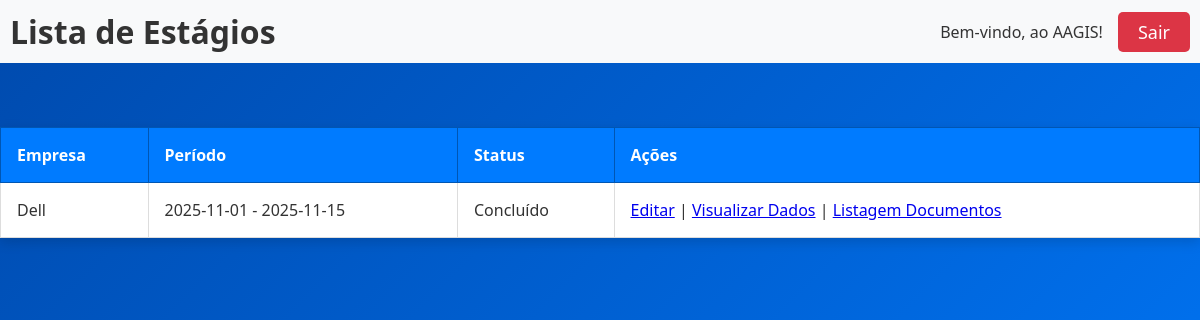
The page /listagem.php (signed in) on the database as committed earlier.
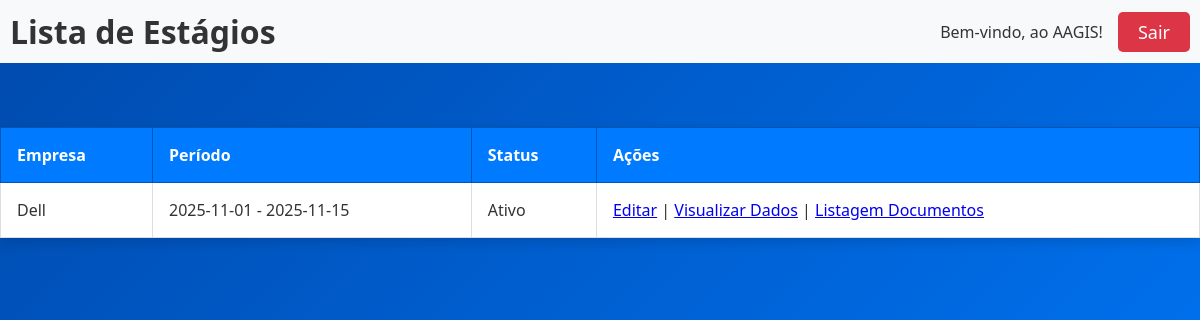
The same page on the database as committed later.
### tables this page shows
CREATE TABLE `estagio` (
  `idEstagio` int(11) NOT NULL,
  `nome` varchar(255) NOT NULL,
  `dataInicio` date NOT NULL,
  `dataFim` date NOT NULL,
  `empresa` varchar(255) NOT NULL,
  `setorEmpresa` varchar(255) NOT NULL,
  `vinculoTrabalhista` tinyint(1) NOT NULL,
  `nomeSupervisor` varchar(255) NOT NULL,
  `obrigatorio` tinyint(1) NOT NULL,
  `emailSupervisor` varchar(255) NOT NULL,
  `idAluno` int(11) NOT NULL,
  `idProfessor` int(11) NOT NULL,
  `status` int(10) NOT NULL,
  `professor` varchar(200) NOT NULL
);

### bd/MySQL.php (called while the page is built, shortened)
<?php
class MySQL{
	private $connection;
	public function __construct(){
		try {
			$this->connection = new \mysqli(HOST, USUARIO, SENHA, BANCO);
			$this->connection->query("CREATE DATABASE IF NOT EXISTS " . BANCO);
			$this->connection->select_db(BANCO);
			$this->connection->set_charset("utf8");
		} catch (Exception $e) {
			error_log("Erro na conexão MySQL: " . $e->getMessage());
			throw $e;
		}
	}
	public function consulta($sql){
		try {
			$result = $this->connection->query($sql);
			$data = array();
			while($item = mysqli_fetch_array($result, MYSQLI_ASSOC)){
				$data[] = $item;
			}
			return $data;
		} catch (Exception $e) {
			error_log("Erro ao consultar: " . $e->getMessage());
			throw $e;
		}
	}
	}
?>

### classes/Estagio.php (called while the page is built, shortened)
<?php
require_once __DIR__."/../bd/MySQL.php";
class Estagio{
    private $idEstagio;
    private $dataInicio;
    private $dataFim;
    private $empresa;
    private $status;
    public function __construct($name = '', $dataInicio = null, $dataFim = null,
        $empresa = '', $setorEmpresa = '', $vinculoTrabalhista = 0,
        $obrigatorio = 0, $nameSupervisor = '', $emailSupervisor = '',
        $professor = '', $idAluno = null, $idProfessor = null, $status = 1){
        $this->dataInicio = $dataInicio;
        $this->dataFim = $dataFim;
        $this->empresa = $empresa;
        $this->status = $status;
    }
    public function getIdEstagio(){
        return $this->idEstagio;
    }
    public function getDataInicio(){
        return $this->dataInicio;
    }
    public function getDataFim(){
        return $this->dataFim;
    }
    public function getEmpresa(){
        return $this->empresa;
    }
    public static function findall($idAluno = null): array {
        $conexao = new MySQL();
        $idUsuarioInt = (int) ($_SESSION['idUsuario']);
        $tipo = $_SESSION['tipo'] ?? 'aluno';
        if ($tipo === 'professor') {
            $sql = "SELECT e.*, a.nome AS nomeAluno
                    FROM estagio e
                    LEFT JOIN usuario a ON e.idAluno = a.idUsuario
                    WHERE e.idProfessor = {$idUsuarioInt}";
        } else {
            $sql = "SELECT e.*, u.nome AS nomeProfessor
                    FROM estagio e
                    LEFT JOIN usuario u ON e.idProfessor = u.idUsuario
                    WHERE e.idAluno = {$idUsuarioInt}";
        }
        $resultados = $conexao->consulta($sql);
        $estagios = array();
        foreach ($resultados as $resultado) {
            $profNome = $resultado['nomeProfessor'] ?? '';
            $e = new Estagio(
                $resultado['nome'] ?? '',
                $resultado['dataInicio'] ?? null,
                $resultado['dataFim'] ?? null,
                $resultado['empresa'] ?? '',
                $resultado['setorEmpresa'] ?? '',
                $resultado['vinculoTrabalhista'] ?? 0,
                $resultado['obrigatorio'] ?? 0,
                $resultado['nomeSupervisor'] ?? '',
                $resultado['emailSupervisor'] ?? '',
                $profNome,
                $resultado['idAluno'] ?? null,
                $resultado['idProfessor'] ?? null
            );
            $e->idEstagio = $resultado['idEstagio'] ?? null;
            $e->setStatus($resultado['status'] ?? 1);
            $estagios[] = $e;
        }
        return $estagios;
    }
    public function getStatus(){
        return $this->status;
    }
    public function setStatus($status): void{
        $this->status = $status;
    }
    public static function getStatusLabel($status): string{
        $s = intval($status);
        switch($s){
            case self::STATUS_ATIVO:
                return 'Ativo';
            case self::STATUS_CONCLUIDO:
                return 'Concluído';
        }
    }
    public function isFinalizado(): bool{
        return intval($this->status) === self::STATUS_FINALIZADO;
    }
}

### listagem.php (the view, shortened to what the changed rows need)
<?php
require_once __DIR__.'/classes/Estagio.php';
$idUsuario = $_SESSION['idUsuario'];
$estagios = Estagio::findall($idUsuario);
?>
<!DOCTYPE html>
<html lang="en">
<head>
    <link rel="stylesheet" href="styles/listagem.css">
</head>
<body>
    <div style="background-color: #f8f9fa; padding: 10px; margin-bottom: 20px;">
        <div style="display: flex; justify-content: space-between; align-items: center; max-width: 1200px; margin: 0 auto;">
            <h1 style="margin: 0;">Lista de Estágios</h1>
        </div>
    </div>
    <br>
    <br>
    <table border="1" cellpadding="6" cellspacing="0">
        <thead>
            <tr>
                <th>Empresa</th>
                <th>Período</th>
                <th>Status</th>
                <th>Ações</th>
            </tr>
        </thead>
        <tbody>
        <?php foreach($estagios as $estagio): ?>
            <tr>
                <td><?= htmlspecialchars($estagio->getEmpresa()) ?></td>
                <td><?= htmlspecialchars($estagio->getDataInicio()) ?> - <?= htmlspecialchars($estagio->getDataFim()) ?></td>
                <td>
                    <?php
                        $s = $estagio->getStatus();
                        echo \Estagio::getStatusLabel($s);
                    ?>
                </td>
                <td>
                    <?php if($estagio->isFinalizado()): ?>
                        <span style="color:gray">Inacessível (finalizado)</span>
                    <?php else: ?>
                        <a href="editar.php?idEstagio=<?= $estagio->getIdEstagio() ?>">Editar</a>
                        |
                        <a href="visualizacao.php?idEstagio=<?= $estagio->getIdEstagio() ?>">Visualizar Dados</a>
                        |
                        <a href="listagemDoc.php?idEstagio=<?= $estagio->getIdEstagio() ?>">Listagem Documentos</a>
                    <?php endif; ?>
                </td>
            </tr>
        <?php endforeach; ?>
        </tbody>
    </table>
</body>
</html>

Rows that differ between the two databases and show on the page:
changed estagio "Dell": status "Concluído" → "Ativo"
